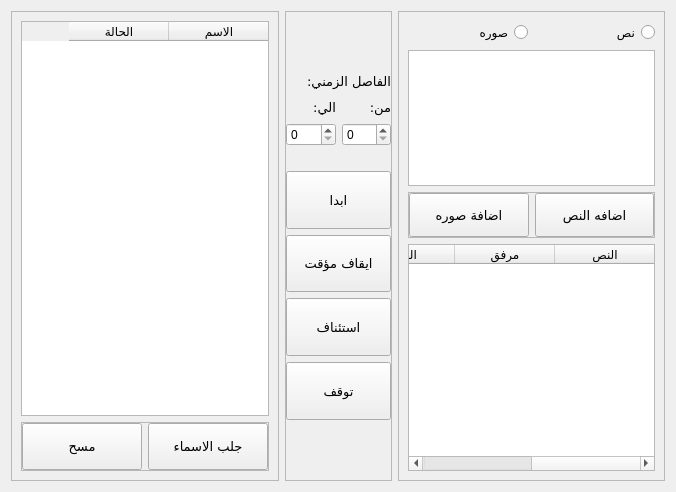
         <widget class="QWidget" name="tab_3">
          <attribute name="title">
           <string>ارسال للجروبات</string>
          </attribute>
          <layout class="QGridLayout" name="gridLayout_8" columnstretch="5,2,5">
           <item row="0" column="0">
            <widget class="QFrame" name="frame_11">
             <property name="frameShape">
              <enum>QFrame::StyledPanel</enum>
             </property>
             <property name="frameShadow">
              <enum>QFrame::Raised</enum>
             </property>
             <layout class="QGridLayout" name="gridLayout_10" rowstretch="8,0,1">
              <item row="0" column="0" rowspan="2" colspan="2">
               <widget class="QTableWidget" name="tableWidget_6">
                <property name="sizePolicy">
                 <sizepolicy hsizetype="Expanding" vsizetype="Expanding">
                  <horstretch>0</horstretch>
                  <verstretch>0</verstretch>
                 </sizepolicy>
                </property>
                <property name="layoutDirection">
                 <enum>Qt::RightToLeft</enum>
                </property>
                <property name="autoFillBackground">
                 <bool>false</bool>
                </property>
                <property name="textElideMode">
                 <enum>Qt::ElideRight</enum>
                </property>
                <column>
                 <property name="text">
                  <string>الاسم</string>
                 </property>
                </column>
                <column>
                 <property name="text">
                  <string>الحالة</string>
                 </property>
                </column>
               </widget>
              </item>
              <item row="2" column="0" colspan="2">
               <widget class="QFrame" name="frame_13">
                <property name="sizePolicy">
                 <sizepolicy hsizetype="Expanding" vsizetype="Expanding">
                  <horstretch>0</horstretch>
                  <verstretch>0</verstretch>
                 </sizepolicy>
                </property>
                <property name="maximumSize">
                 <size>
                  <width>16777215</width>
                  <height>16777215</height>
                 </size>
                </property>
                <property name="frameShape">
                 <enum>QFrame::StyledPanel</enum>
                </property>
                <property name="frameShadow">
                 <enum>QFrame::Raised</enum>
                </property>
                <layout class="QGridLayout" name="gridLayout_14">
                 <property name="leftMargin">
                  <number>0</number>
                 </property>
                 <property name="topMargin">
                  <number>0</number>
                 </property>
                 <property name="rightMargin">
                  <number>0</number>
                 </property>
                 <property name="bottomMargin">
                  <number>0</number>
                 </property>
                 <item row="0" column="0">
                  <widget class="QPushButton" name="pushButton_34">
                   <property name="sizePolicy">
                    <sizepolicy hsizetype="Expanding" vsizetype="Expanding">
                     <horstretch>0</horstretch>
                     <verstretch>0</verstretch>
                    </sizepolicy>
                   </property>
                   <property name="maximumSize">
                    <size>
                     <width>16777215</width>
                     <height>16777215</height>
                    </size>
                   </property>
                   <property name="font">
                    <font>
                     <family>Almarai</family>
                     <pointsize>10</pointsize>
                     <weight>50</weight>
                     <bold>false</bold>
                    </font>
                   </property>
                   <property name="cursor">
                    <cursorShape>PointingHandCursor</cursorShape>
                   </property>
                   <property name="text">
                    <string>مسح</string>
                   </property>
                   <property name="iconSize">
                    <size>
                     <width>200</width>
                     <height>50</height>
                    </size>
                   </property>
                  </widget>
                 </item>
                 <item row="0" column="1">
                  <widget class="QPushButton" name="pushButton_29">
                   <property name="sizePolicy">
                    <sizepolicy hsizetype="Expanding" vsizetype="Expanding">
                     <horstretch>0</horstretch>
                     <verstretch>0</verstretch>
                    </sizepolicy>
                   </property>
                   <property name="maximumSize">
                    <size>
                     <width>16777215</width>
                     <height>16777215</height>
                    </size>
                   </property>
                   <property name="font">
                    <font>
                     <family>Almarai</family>
                     <pointsize>10</pointsize>
                     <weight>50</weight>
                     <bold>false</bold>
                    </font>
                   </property>
                   <property name="cursor">
                    <cursorShape>PointingHandCursor</cursorShape>
                   </property>
                   <property name="text">
                    <string>جلب الاسماء</string>
                   </property>
                   <property name="iconSize">
                    <size>
                     <width>200</width>
                     <height>50</height>
                    </size>
                   </property>
                  </widget>
                 </item>
                </layout>
               </widget>
              </item>
             </layout>
            </widget>
           </item>
           <item row="0" column="1">
            <widget class="QFrame" name="frame_10">
             <property name="maximumSize">
              <size>
               <width>16777215</width>
               <height>16777215</height>
              </size>
             </property>
             <property name="frameShape">
              <enum>QFrame::StyledPanel</enum>
             </property>
             <property name="frameShadow">
              <enum>QFrame::Raised</enum>
             </property>
             <layout class="QGridLayout" name="gridLayout_12" rowstretch="2,2,2,2,6,6,6,6">
              <property name="leftMargin">
               <number>0</number>
              </property>
              <property name="topMargin">
               <number>60</number>
              </property>
              <property name="rightMargin">
               <number>0</number>
              </property>
              <property name="bottomMargin">
               <number>60</number>
              </property>
              <item row="6" column="0" colspan="2">
               <widget class="QPushButton" name="pushButton_33">
                <property name="sizePolicy">
                 <sizepolicy hsizetype="Expanding" vsizetype="Expanding">
                  <horstretch>0</horstretch>
                  <verstretch>0</verstretch>
                 </sizepolicy>
                </property>
                <property name="maximumSize">
                 <size>
                  <width>16777215</width>
                  <height>16777215</height>
                 </size>
                </property>
                <property name="font">
                 <font>
                  <family>Almarai</family>
                  <pointsize>10</pointsize>
                  <weight>50</weight>
                  <bold>false</bold>
                 </font>
                </property>
                <property name="cursor">
                 <cursorShape>PointingHandCursor</cursorShape>
                </property>
                <property name="text">
                 <string>استئناف</string>
                </property>
                <property name="iconSize">
                 <size>
                  <width>200</width>
                  <height>50</height>
                 </size>
                </property>
               </widget>
              </item>
              <item row="7" column="0" colspan="2">
               <widget class="QPushButton" name="pushButton_35">
                <property name="sizePolicy">
                 <sizepolicy hsizetype="Expanding" vsizetype="Expanding">
                  <horstretch>0</horstretch>
                  <verstretch>0</verstretch>
                 </sizepolicy>
                </property>
                <property name="maximumSize">
                 <size>
                  <width>16777215</width>
                  <height>16777215</height>
                 </size>
                </property>
                <property name="font">
                 <font>
                  <family>Almarai</family>
                  <pointsize>10</pointsize>
                  <weight>50</weight>
                  <bold>false</bold>
                 </font>
                </property>
                <property name="cursor">
                 <cursorShape>PointingHandCursor</cursorShape>
                </property>
                <property name="text">
                 <string>توقف</string>
                </property>
                <property name="iconSize">
                 <size>
                  <width>200</width>
                  <height>50</height>
                 </size>
                </property>
               </widget>
              </item>
              <item row="0" column="0" colspan="2">
               <widget class="QLabel" name="label_6">
                <property name="sizePolicy">
                 <sizepolicy hsizetype="Expanding" vsizetype="Expanding">
                  <horstretch>0</horstretch>
                  <verstretch>0</verstretch>
                 </sizepolicy>
                </property>
                <property name="maximumSize">
                 <size>
                  <width>16777215</width>
                  <height>16777215</height>
                 </size>
                </property>
                <property name="font">
                 <font>
                  <family>Almarai</family>
                  <pointsize>10</pointsize>
                  <weight>50</weight>
                  <bold>false</bold>
                 </font>
                </property>
                <property name="text">
                 <string>الفاصل الزمني:</string>
                </property>
               </widget>
              </item>
              <item row="1" column="0" alignment="Qt::AlignRight">
               <widget class="QLabel" name="label_20">
                <property name="sizePolicy">
                 <sizepolicy hsizetype="Expanding" vsizetype="Expanding">
                  <horstretch>0</horstretch>
                  <verstretch>0</verstretch>
                 </sizepolicy>
                </property>
                <property name="maximumSize">
                 <size>
                  <width>16777215</width>
                  <height>16777215</height>
                 </size>
                </property>
                <property name="font">
                 <font>
                  <family>Almarai</family>
                  <pointsize>10</pointsize>
                  <weight>50</weight>
                  <bold>false</bold>
                 </font>
                </property>
                <property name="text">
                 <string>الي:</string>
                </property>
               </widget>
              </item>
              <item row="4" column="0" colspan="2">
               <widget class="QPushButton" name="pushButton_30">
                <property name="sizePolicy">
                 <sizepolicy hsizetype="Expanding" vsizetype="Expanding">
                  <horstretch>0</horstretch>
                  <verstretch>0</verstretch>
                 </sizepolicy>
                </property>
                <property name="maximumSize">
                 <size>
                  <width>16777215</width>
                  <height>16777215</height>
                 </size>
                </property>
                <property name="font">
                 <font>
                  <family>Almarai</family>
                  <pointsize>10</pointsize>
                  <weight>50</weight>
                  <bold>false</bold>
                 </font>
                </property>
                <property name="cursor">
                 <cursorShape>PointingHandCursor</cursorShape>
                </property>
                <property name="text">
                 <string>ابدا</string>
                </property>
                <property name="iconSize">
                 <size>
                  <width>200</width>
                  <height>50</height>
                 </size>
                </property>
               </widget>
              </item>
              <item row="1" column="1" alignment="Qt::AlignRight">
               <widget class="QLabel" name="label_19">
                <property name="sizePolicy">
                 <sizepolicy hsizetype="Expanding" vsizetype="Expanding">
                  <horstretch>0</horstretch>
                  <verstretch>0</verstretch>
                 </sizepolicy>
                </property>
                <property name="maximumSize">
                 <size>
                  <width>16777215</width>
                  <height>16777215</height>
                 </size>
                </property>
                <property name="font">
                 <font>
                  <family>Almarai</family>
                  <pointsize>10</pointsize>
                  <weight>50</weight>
                  <bold>false</bold>
                 </font>
                </property>
                <property name="text">
                 <string>من:</string>
                </property>
               </widget>
              </item>
              <item row="2" column="0">
               <widget class="QSpinBox" name="spinBox">
                <property name="sizePolicy">
                 <sizepolicy hsizetype="Expanding" vsizetype="Expanding">
                  <horstretch>0</horstretch>
                  <verstretch>0</verstretch>
                 </sizepolicy>
                </property>
                <property name="maximumSize">
                 <size>
                  <width>16777215</width>
                  <height>16777215</height>
                 </size>
                </property>
               </widget>
              </item>
              <item row="2" column="1">
               <widget class="QSpinBox" name="spinBox_3">
                <property name="sizePolicy">
                 <sizepolicy hsizetype="Expanding" vsizetype="Expanding">
                  <horstretch>0</horstretch>
                  <verstretch>0</verstretch>
                 </sizepolicy>
                </property>
                <property name="maximumSize">
                 <size>
                  <width>16777215</width>
                  <height>16777215</height>
                 </size>
                </property>
               </widget>
              </item>
              <item row="5" column="0" colspan="2">
               <widget class="QPushButton" name="pushButton_31">
                <property name="sizePolicy">
                 <sizepolicy hsizetype="Expanding" vsizetype="Expanding">
                  <horstretch>0</horstretch>
                  <verstretch>0</verstretch>
                 </sizepolicy>
                </property>
                <property name="maximumSize">
                 <size>
                  <width>16777215</width>
                  <height>16777215</height>
                 </size>
                </property>
                <property name="font">
                 <font>
                  <family>Almarai</family>
                  <pointsize>10</pointsize>
                  <weight>50</weight>
                  <bold>false</bold>
                 </font>
                </property>
                <property name="cursor">
                 <cursorShape>PointingHandCursor</cursorShape>
                </property>
                <property name="text">
                 <string>ايقاف مؤقت</string>
                </property>
                <property name="iconSize">
                 <size>
                  <width>200</width>
                  <height>50</height>
                 </size>
                </property>
               </widget>
              </item>
             </layout>
            </widget>
           </item>
           <item row="0" column="2">
            <widget class="QFrame" name="frame_9">
             <property name="frameShape">
              <enum>QFrame::StyledPanel</enum>
             </property>
             <property name="frameShadow">
              <enum>QFrame::Raised</enum>
             </property>
             <layout class="QGridLayout" name="gridLayout_11" rowstretch="1,6,2,10">
              <item row="0" column="0">
               <widget class="QRadioButton" name="radioButton_4">
                <property name="sizePolicy">
                 <sizepolicy hsizetype="Expanding" vsizetype="Expanding">
                  <horstretch>0</horstretch>
                  <verstretch>0</verstretch>
                 </sizepolicy>
                </property>
                <property name="maximumSize">
                 <size>
                  <width>16777215</width>
                  <height>16777215</height>
                 </size>
                </property>
                <property name="font">
                 <font>
                  <pointsize>9</pointsize>
                 </font>
                </property>
                <property name="layoutDirection">
                 <enum>Qt::RightToLeft</enum>
                </property>
                <property name="text">
                 <string>صوره</string>
                </property>
               </widget>
              </item>
              <item row="0" column="1">
               <widget class="QRadioButton" name="radioButton_3">
                <property name="sizePolicy">
                 <sizepolicy hsizetype="Expanding" vsizetype="Expanding">
                  <horstretch>0</horstretch>
                  <verstretch>0</verstretch>
                 </sizepolicy>
                </property>
                <property name="maximumSize">
                 <size>
                  <width>16777215</width>
                  <height>16777215</height>
                 </size>
                </property>
                <property name="font">
                 <font>
                  <pointsize>9</pointsize>
                 </font>
                </property>
                <property name="layoutDirection">
                 <enum>Qt::RightToLeft</enum>
                </property>
                <property name="text">
                 <string>نص</string>
                </property>
               </widget>
              </item>
              <item row="2" column="0" colspan="2">
               <widget class="QFrame" name="frame_12">
                <property name="sizePolicy">
                 <sizepolicy hsizetype="Expanding" vsizetype="Expanding">
                  <horstretch>0</horstretch>
                  <verstretch>0</verstretch>
                 </sizepolicy>
                </property>
                <property name="maximumSize">
                 <size>
                  <width>16777215</width>
                  <height>16777215</height>
                 </size>
                </property>
                <property name="frameShape">
                 <enum>QFrame::StyledPanel</enum>
                </property>
                <property name="frameShadow">
                 <enum>QFrame::Raised</enum>
                </property>
                <layout class="QGridLayout" name="gridLayout_13">
                 <property name="leftMargin">
                  <number>0</number>
                 </property>
                 <property name="topMargin">
                  <number>0</number>
                 </property>
                 <property name="rightMargin">
                  <number>0</number>
                 </property>
                 <property name="bottomMargin">
                  <number>0</number>
                 </property>
                 <item row="0" column="0">
                  <widget class="QPushButton" name="pushButton_32">
                   <property name="sizePolicy">
                    <sizepolicy hsizetype="Expanding" vsizetype="Expanding">
                     <horstretch>0</horstretch>
                     <verstretch>0</verstretch>
                    </sizepolicy>
                   </property>
                   <property name="maximumSize">
                    <size>
                     <width>16777215</width>
                     <height>16777215</height>
                    </size>
                   </property>
                   <property name="font">
                    <font>
                     <family>Almarai</family>
                     <pointsize>10</pointsize>
                     <weight>50</weight>
                     <bold>false</bold>
                    </font>
                   </property>
                   <property name="cursor">
                    <cursorShape>PointingHandCursor</cursorShape>
                   </property>
                   <property name="text">
                    <string>اضافة صوره</string>
                   </property>
                   <property name="iconSize">
                    <size>
                     <width>200</width>
                     <height>50</height>
                    </size>
                   </property>
                  </widget>
                 </item>
                 <item row="0" column="1">
                  <widget class="QPushButton" name="pushButton_28">
                   <property name="sizePolicy">
                    <sizepolicy hsizetype="Expanding" vsizetype="Expanding">
                     <horstretch>0</horstretch>
                     <verstretch>0</verstretch>
                    </sizepolicy>
                   </property>
                   <property name="maximumSize">
                    <size>
                     <width>16777215</width>
                     <height>16777215</height>
                    </size>
                   </property>
                   <property name="font">
                    <font>
                     <family>Almarai</family>
                     <pointsize>10</pointsize>
                     <weight>50</weight>
                     <bold>false</bold>
                    </font>
                   </property>
                   <property name="cursor">
                    <cursorShape>PointingHandCursor</cursorShape>
                   </property>
                   <property name="text">
                    <string>اضافه النص</string>
                   </property>
                   <property name="iconSize">
                    <size>
                     <width>200</width>
                     <height>50</height>
                    </size>
                   </property>
                  </widget>
                 </item>
                </layout>
               </widget>
              </item>
              <item row="1" column="0" colspan="2">
               <widget class="QTextEdit" name="textEdit_2">
                <property name="maximumSize">
                 <size>
                  <width>16777215</width>
                  <height>16777215</height>
                 </size>
                </property>
                <property name="font">
                 <font>
                  <pointsize>11</pointsize>
                 </font>
                </property>
                <property name="layoutDirection">
                 <enum>Qt::RightToLeft</enum>
                </property>
               </widget>
              </item>
              <item row="3" column="0" colspan="2">
               <widget class="QTableWidget" name="tableWidget_7">
                <property name="sizePolicy">
                 <sizepolicy hsizetype="Expanding" vsizetype="Expanding">
                  <horstretch>0</horstretch>
                  <verstretch>0</verstretch>
                 </sizepolicy>
                </property>
                <property name="layoutDirection">
                 <enum>Qt::RightToLeft</enum>
                </property>
                <property name="autoFillBackground">
                 <bool>false</bool>
                </property>
                <property name="styleSheet">
                 <string notr="true">QPushButton{
    background: transparent;
	color: rgb(0, 0, 0);
}</string>
                </property>
                <property name="textElideMode">
                 <enum>Qt::ElideRight</enum>
                </property>
                <column>
                 <property name="text">
                  <string>النص</string>
                 </property>
                </column>
                <column>
                 <property name="text">
                  <string>مرفق</string>
                 </property>
                </column>
                <column>
                 <property name="text">
                  <string>النوع</string>
                 </property>
                </column>
                <column>
                 <property name="text">
                  <string/>
                 </property>
                </column>
               </widget>
              </item>
             </layout>
            </widget>
           </item>
          </layout>
         </widget>
